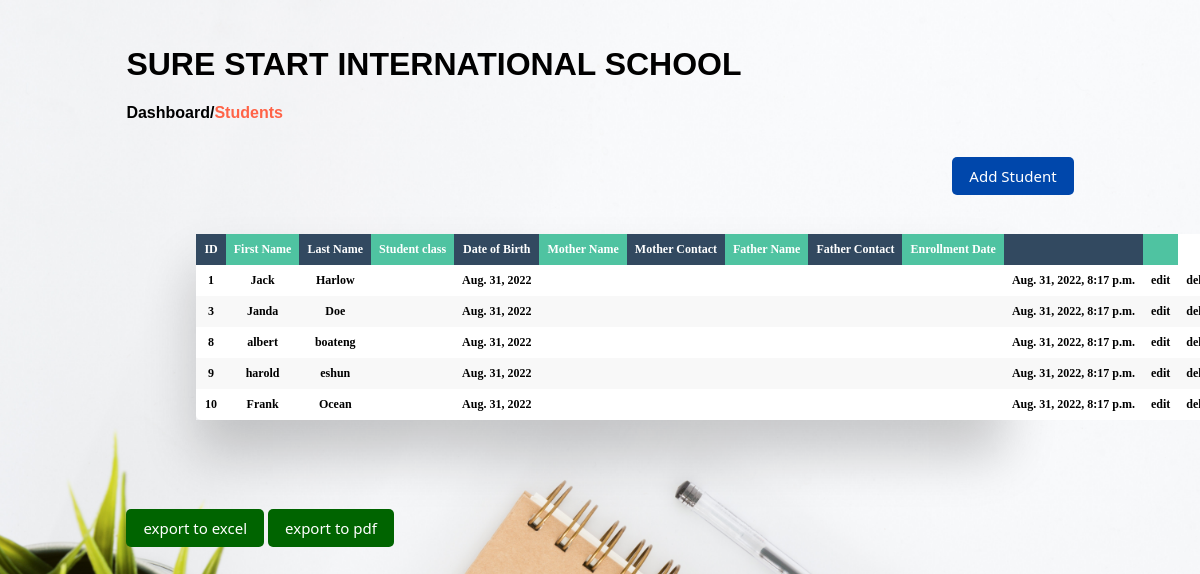
The app's page /dashboard/students, older data.
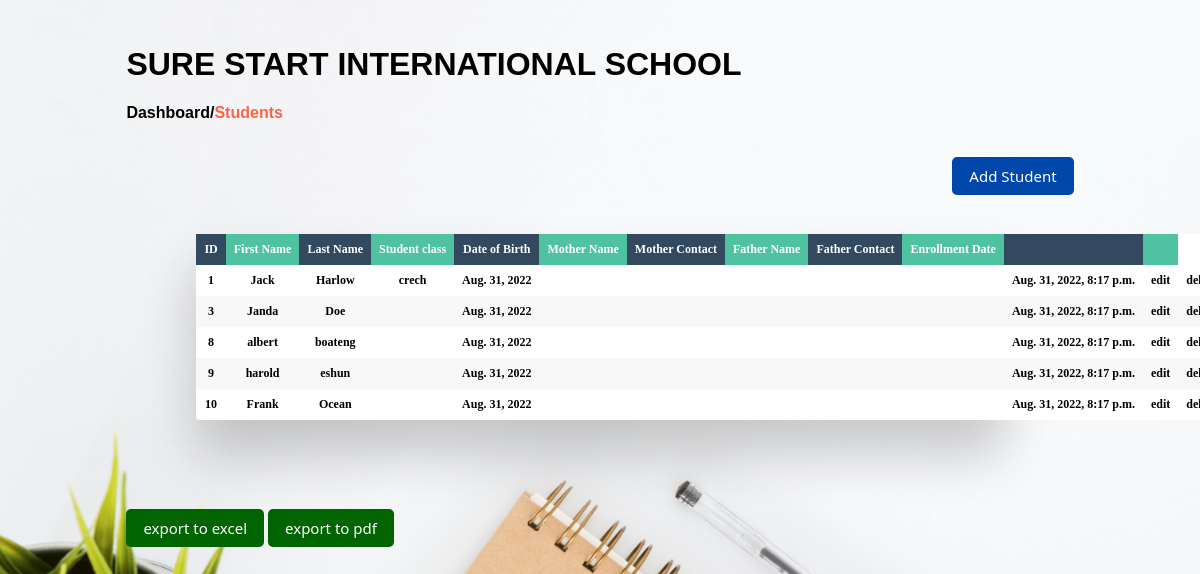
The same page, newer data.
### students/models.py (models this page shows, shortened)
class Student(models.Model):
    student_id = models.AutoField(primary_key=True)
    first_name = models.CharField(max_length=255, blank=True)
    last_name = models.CharField(max_length=255, blank=True)
    student_class = models.CharField(max_length=5, blank=True)
    date_of_birth = models.DateField()
    mother_name = models.CharField(max_length=255, blank=True)
    mother_contact = models.CharField(max_length=255, blank=True)
    father_name = models.CharField(max_length=255, blank=True)
    father_contact = models.CharField(max_length=255, blank=True)
    place_of_residence = models.CharField(max_length=255, blank=True)
    date_enrolled = models.DateTimeField(auto_now_add=True, blank=True, null=True)

### students/views.py (the view)
# urls.py: path('dashboard/students',list_and_create,name='students'),
def list_and_create(request):
    form = StudentCreationForm(request.POST or None)
    if request.method == 'POST' and form.is_valid():
        form.save()
    objects = Student.objects.all()
    return render(request, 'student_list.html', {'objects': objects, 'form': form})

### templates/student_list.html (shortened to what this page needs)
{% extends 'base.html' %}
{% block content %}
<div class="dashboard-container">
    <div class="top-nav">
        <h1><a href="{% url 'dashboard' %}">SURE START INTERNATIONAL SCHOOL</a></h1>
        <p><a href="{% url 'dashboard' %}">Dashboard</a>/<a href="{% url 'students' %}" class="active-link">Students</a></p>
    </div>
    <div class="add-div">
        <a href="#" id="modal-btn"><button class="btn-primary btn-primary-wd">Add Student</button></a>
    </div>
    <div class="table-wrapper" id="student_table_div">
        <table class="fl-table" id="table2excel">
            <thead>
                <tr>
                    <th>ID</th>
                    <th>First Name</th>
                    <th>Last Name</th>
                    <th>Student class</th>
                    <th>Date of Birth</th>
                    <th>Mother Name</th>
                    <th>Mother Contact</th>
                    <th>Father Name</th>
                    <th>Father Contact</th>
                    <th>Enrollment Date</th>
                    <th class="excludeThisClass"></th>
                    <th class="excludeThisClass"></th>
                </tr>
            </thead>
            <tbody>
                {% for student in objects %}
                    <tr>
                        <th>{{ student.student_id }}</th>
                        <th>{{ student.first_name }}</th>
                        <th>{{ student.last_name }}</th>
                        <th>{{ student.student_class }}</th>
                        <th>{{ student.date_of_birth }}</th>
                        <th>{{ student.mother_name }}</th>
                        <th>{{ student.mother_contact }}</th>
                        <th>{{ student.father_name }}</th>
                        <th>{{ student.father_contact }}</th>
                        <th>{{ student.place_of_residence }}</th>
                        <th>{{ student.date_enrolled }}</th>
                        <th class="excludeThisClass"><a href="{% url 'student_edit' student.pk %}">edit</a></th>
                        <th class="excludeThisClass"><a href="{% url 'student_delete' student.pk %}">del</a></th>
                    </tr>
                {% endfor %}
            </tbody>
        </table>
    </div>
    <button id="btnExport_excel" class="btn-primary btn-primary-wd info-btn-1">export to excel</button>
    <button id="btnExport_pdf"  class="btn-primary btn-primary-wd info-btn-1">export to pdf</button>
</div>
{% endblock content %}

### templates/base.html (shortened to what this page needs)
{% load static %}
<html lang="en">
<head>
    <link href="{% static 'css/base.css' %}" rel="stylesheet">
    <link rel="stylesheet" href="{% static 'css/font-awesome.min.css' %}" />
</head>
<body>
    <main>
        {% block content %}
        {% endblock content %}
    </main>
</body>
</html>

### static/css/base.css (style rules this page uses)
body { background-image: url(../img/school-bg.jpg); background-repeat: no-repeat; background-size: cover; background-position: center; }
a { text-decoration: none; color: black }
.btn-primary { padding: 8px 16px; background-color: #0047AB; color: white; font-size: 15px; font-family: 'Segoe UI', Tahoma, Geneva, Verdana, sans-serif; margin-top: 5%; border-radius: 5px; cursor: pointer; transition: 0.7s ease-in-out; border: 1px solid transparent; }
.dashboard-container { max-width: 80%; height: 100%; margin: 0 auto; }
.dashboard-container h1 { font-family: 'Trebuchet MS', 'Lucida Sans Unicode', 'Lucida Grande', 'Lucida Sans', Arial, sans-serif; padding: 4% 0 0 0; }
.top-nav p { font-family: 'Gill Sans', 'Gill Sans MT', Calibri, 'Trebuchet MS', sans-serif; font-weight: 700; cursor: pointer; }
.active-link { color: tomato; }
.btn-primary-wd { margin: 2% 0 3% 0 !important; }
.add-div { text-align: right; }
* { box-sizing: border-box; -webkit-box-sizing: border-box; -moz-box-sizing: border-box; }
.table-wrapper { margin: 10px 70px 70px; box-shadow: 0px 35px 50px rgba( 0, 0, 0, 0.2 ); }
.fl-table { border-radius: 5px; font-size: 12px; font-weight: normal; border: none; border-collapse: collapse; width: 100%; max-width: 100%; white-space: nowrap; background-color: white; }
.fl-table td, .fl-table th { text-align: center; padding: 8px; }
.fl-table thead th { color: #ffffff; background: #4FC3A1; }
.fl-table thead th:nth-child(odd) { color: #ffffff; background: #324960; }
.fl-table tr:nth-child(even) { background: #F8F8F8; }
.info-btn-1 { background-color:darkgreen }

Row changes from the older to the newer data that the page shows:
changed Student "Jack": student_class (not shown) → "crech"
